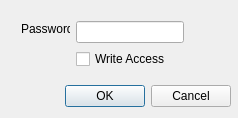
<?xml version="1.0" encoding="UTF-8"?>
<ui version="4.0">
 <class>UserConfiguration</class>
 <widget class="QDialog" name="UserConfiguration">
  <property name="geometry">
   <rect>
    <x>0</x>
    <y>0</y>
    <width>238</width>
    <height>118</height>
   </rect>
  </property>
  <property name="windowTitle">
   <string>User Configuration</string>
  </property>
  <property name="modal">
   <bool>true</bool>
  </property>
  <widget class="QDialogButtonBox" name="buttonBox">
   <property name="geometry">
    <rect>
     <x>10</x>
     <y>80</y>
     <width>221</width>
     <height>32</height>
    </rect>
   </property>
   <property name="orientation">
    <enum>Qt::Horizontal</enum>
   </property>
   <property name="standardButtons">
    <set>QDialogButtonBox::Cancel|QDialogButtonBox::Ok</set>
   </property>
  </widget>
  <widget class="QLabel" name="label">
   <property name="geometry">
    <rect>
     <x>21</x>
     <y>21</y>
     <width>49</width>
     <height>16</height>
    </rect>
   </property>
   <property name="text">
    <string>Password</string>
   </property>
  </widget>
  <widget class="QLineEdit" name="password">
   <property name="geometry">
    <rect>
     <x>76</x>
     <y>21</y>
     <width>108</width>
     <height>22</height>
    </rect>
   </property>
  </widget>
  <widget class="QLabel" name="label_2">
   <property name="geometry">
    <rect>
     <x>21</x>
     <y>49</y>
     <width>16</width>
     <height>16</height>
    </rect>
   </property>
   <property name="text">
    <string/>
   </property>
  </widget>
  <widget class="QCheckBox" name="writeAccess">
   <property name="geometry">
    <rect>
     <x>76</x>
     <y>49</y>
     <width>90</width>
     <height>20</height>
    </rect>
   </property>
   <property name="text">
    <string>Write Access</string>
   </property>
  </widget>
 </widget>
 <resources/>
 <connections>
  <connection>
   <sender>buttonBox</sender>
   <signal>accepted()</signal>
   <receiver>UserConfiguration</receiver>
   <slot>accept()</slot>
   <hints>
    <hint type="sourcelabel">
     <x>248</x>
     <y>254</y>
    </hint>
    <hint type="destinationlabel">
     <x>157</x>
     <y>274</y>
    </hint>
   </hints>
  </connection>
  <connection>
   <sender>buttonBox</sender>
   <signal>rejected()</signal>
   <receiver>UserConfiguration</receiver>
   <slot>reject()</slot>
   <hints>
    <hint type="sourcelabel">
     <x>316</x>
     <y>260</y>
    </hint>
    <hint type="destinationlabel">
     <x>286</x>
     <y>274</y>
    </hint>
   </hints>
  </connection>
 </connections>
</ui>
